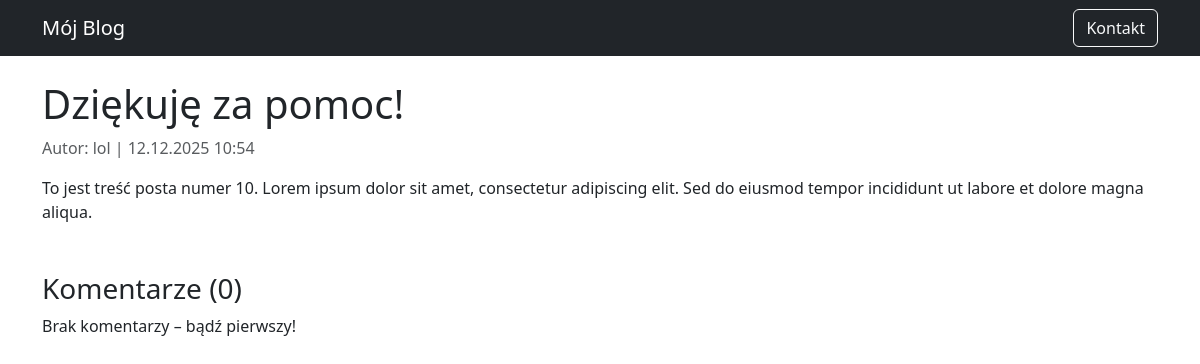
Page /post/12/ on the earlier database version.
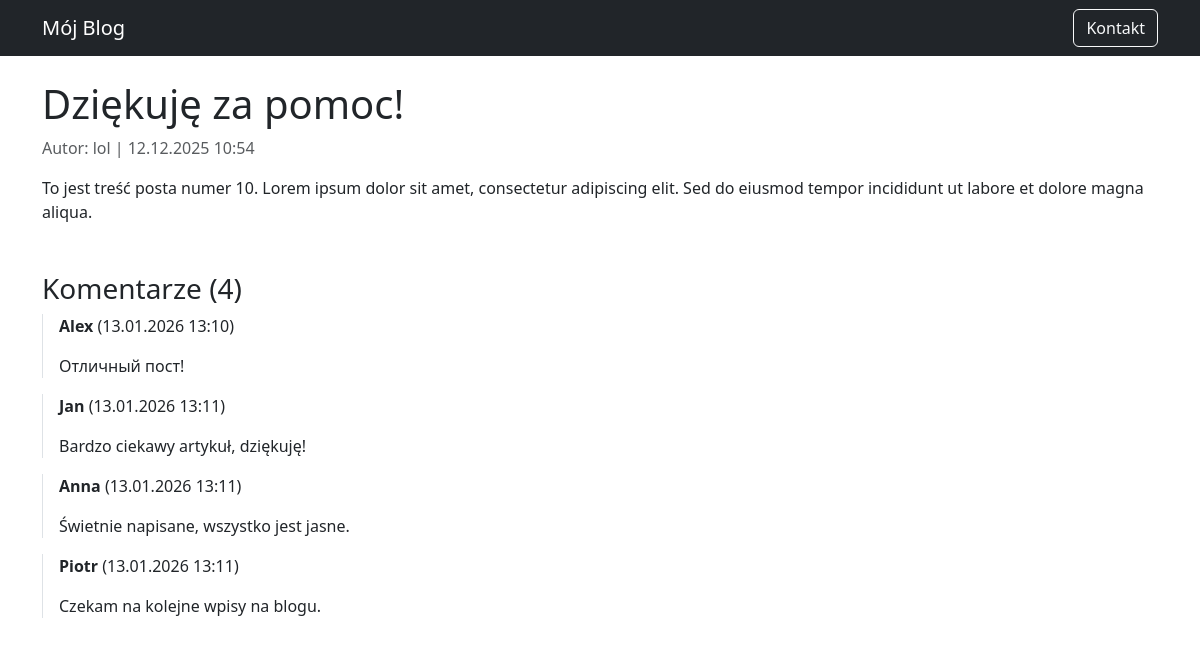
Same page on the later database version.
### blog/models.py (models this page shows, shortened)
class Post(models.Model):
    title = models.CharField(max_length=200)
    content = models.TextField()
    created_at = models.DateTimeField(default=timezone.now)
    author = models.ForeignKey('auth.User', on_delete=models.CASCADE)
    published = models.BooleanField(default=True)
    class Meta:
        ordering = ['-created_at']

class Comment(models.Model):
    post = models.ForeignKey(Post, on_delete=models.CASCADE, related_name='comments')
    author_name = models.CharField(max_length=100)
    text = models.TextField()
    created_at = models.DateTimeField(default=timezone.now)

### blog/views.py (the view)
# urls.py: path('post/<int:pk>/', PostDetailView.as_view(), name='post_detail'),
class PostDetailView(DetailView):
    model = Post
    template_name = 'blog/post_detail.html'

### blog/templates/blog/post_detail.html (shortened to what this page needs)
{% extends 'blog/base.html' %}
{% block content %}
<article>
    <h1>{{ post.title }}</h1>
    <p class="text-muted">Autor: {{ post.author }} | {{ post.created_at|date:"d.m.Y H:i" }}</p>
    <div>{{ post.content|linebreaks }}</div>
</article>
<h3 class="mt-5">Komentarze ({{ post.comments.count }})</h3>
{% for comment in post.comments.all %}
    <div class="border-start ps-3 mb-3">
        <strong>{{ comment.author_name }}</strong> ({{ comment.created_at|date:"d.m.Y H:i" }})
        <p>{{ comment.text|linebreaks }}</p>
    </div>
{% empty %}
    <p>Brak komentarzy – bądź pierwszy!</p>
{% endfor %}
{% endblock %}

### blog/templates/blog/base.html (shortened to what this page needs)
<!DOCTYPE html>
<html lang="pl">
<head>
    <link href="https://cdn.jsdelivr.net/npm/bootstrap@5.3.0/dist/css/bootstrap.min.css" rel="stylesheet">
</head>
<body>
    <nav class="navbar navbar-expand-lg navbar-dark bg-dark">
        <div class="container">
            <a class="navbar-brand" href="{% url 'post_list' %}">Mój Blog</a>
            <div>
                <a href="{% url 'contact' %}" class="btn btn-outline-light">Kontakt</a>
            </div>
        </div>
    </nav>
    <div class="container mt-4">
        {% block content %}
        {% endblock %}
    </div>
</body>
</html>

Differences in the rows shown:
computed for Post "Dziękuję za pomoc!": comments.count "0" → "4"
added Comment: author_name "Alex", created_at "13.01.2026 13:10", text "Отличный пост!"
added Comment: author_name "Jan", created_at "13.01.2026 13:11", text "Bardzo ciekawy artykuł, dziękuję!"
added Comment: author_name "Anna", created_at "13.01.2026 13:11", text "Świetnie napisane, wszystko jest jasne."
added Comment: author_name "Piotr", created_at "13.01.2026 13:11", text "Czekam na kolejne wpisy na blogu."
Other differences:
text no longer shown: "Brak komentarzy – bądź pierwszy!"
